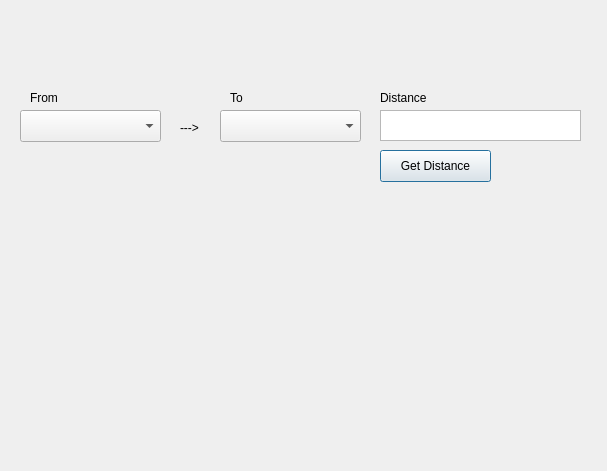
<?xml version="1.0" encoding="UTF-8"?>
<ui version="4.0">
 <class>ViewDistances</class>
 <widget class="QDialog" name="ViewDistances">
  <property name="geometry">
   <rect>
    <x>0</x>
    <y>0</y>
    <width>607</width>
    <height>471</height>
   </rect>
  </property>
  <property name="windowTitle">
   <string>Dialog</string>
  </property>
  <widget class="QTextBrowser" name="distance_text_browser">
   <property name="geometry">
    <rect>
     <x>380</x>
     <y>110</y>
     <width>201</width>
     <height>31</height>
    </rect>
   </property>
  </widget>
  <widget class="QLabel" name="distance_label">
   <property name="geometry">
    <rect>
     <x>380</x>
     <y>90</y>
     <width>71</width>
     <height>16</height>
    </rect>
   </property>
   <property name="text">
    <string>Distance</string>
   </property>
  </widget>
  <widget class="QComboBox" name="to_stadium_cbox">
   <property name="geometry">
    <rect>
     <x>220</x>
     <y>110</y>
     <width>141</width>
     <height>32</height>
    </rect>
   </property>
  </widget>
  <widget class="QComboBox" name="from_stadium_cbox">
   <property name="geometry">
    <rect>
     <x>20</x>
     <y>110</y>
     <width>141</width>
     <height>32</height>
    </rect>
   </property>
  </widget>
  <widget class="QLabel" name="from_stadium_label">
   <property name="geometry">
    <rect>
     <x>30</x>
     <y>90</y>
     <width>71</width>
     <height>16</height>
    </rect>
   </property>
   <property name="text">
    <string>From</string>
   </property>
  </widget>
  <widget class="QLabel" name="to_stadium_label">
   <property name="geometry">
    <rect>
     <x>230</x>
     <y>90</y>
     <width>41</width>
     <height>16</height>
    </rect>
   </property>
   <property name="text">
    <string>To</string>
   </property>
  </widget>
  <widget class="QPushButton" name="get_distance_button">
   <property name="geometry">
    <rect>
     <x>380</x>
     <y>150</y>
     <width>111</width>
     <height>32</height>
    </rect>
   </property>
   <property name="text">
    <string>Get Distance</string>
   </property>
  </widget>
  <widget class="QLabel" name="arrow_label">
   <property name="geometry">
    <rect>
     <x>180</x>
     <y>120</y>
     <width>41</width>
     <height>16</height>
    </rect>
   </property>
   <property name="text">
    <string>---&gt;</string>
   </property>
  </widget>
 </widget>
 <resources/>
 <connections/>
</ui>
